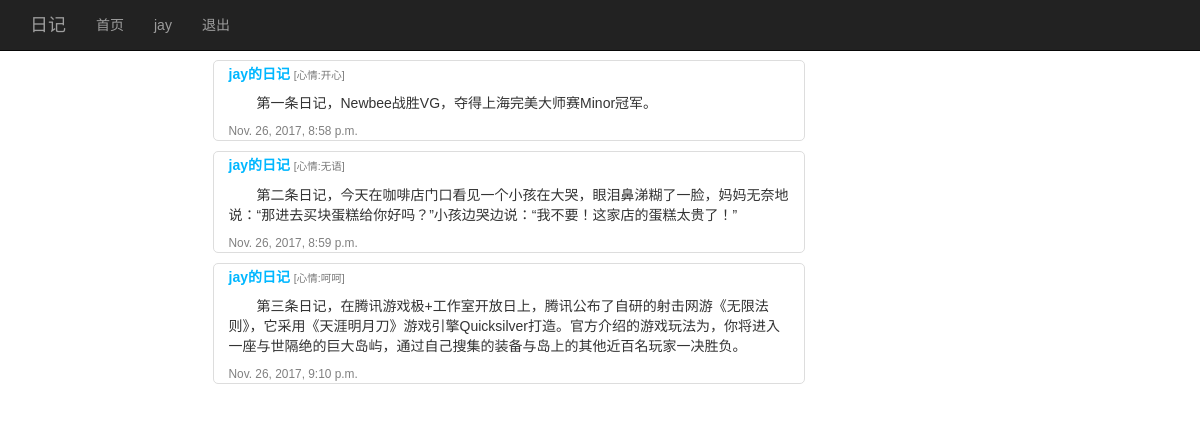
The page /diary/ (signed in) on the database its author committed.
### diary/models.py (models this page shows)
class Diary(models.Model):
    user = models.ForeignKey(User, default='')
    content = models.CharField(max_length=1000)
    pub_date = models.DateTimeField('date_published')
    mood = models.CharField(max_length=10)

### diary/views.py (the view)
def index(request):
    all_diaries = Diary.objects.all()
    if request.session.get('username'):
        username = request.session["username"]
    else:
        username = ''
    return render_to_response('diaries/index.html', {'username': username, 'all_diaries': all_diaries})

### diary/templates/diaries/index.html
{% extends "layout.html" %}
{% block content %}
    <div class="container">
        <div class="row">
            <div class="col-lg-1"></div>
            <div class="col-lg-7">
                {% if all_diaries %}
                    <ul>
                        {% for diary in all_diaries %}
                            <div id="diary-info" class="list-group-item">
                                <h5 id="diary-username"><a href="/diary/{{ diary.id }}">{{ diary.user.username }}的日记</a>
                                    <small>[心情:{{ diary.mood }}]</small>
                                </h5>
                                <p id="diary-content">{{ diary.content }}</p>
                                <small id="diary-time">{{ diary.pub_date }}</small>
                            </div>
                        {% endfor %}
                    </ul>
                {% else %}
                    <p>No diaries are available.</p>
                {% endif %}
            </div>
            <div class="col-lg-4"></div>
        </div>
    </div>
{% endblock %}

### diary/templates/diaries/layout.html (shortened to what this page needs)
<!DOCTYPE html>
<html lang="en">
<head>
    {% load static %}
    <link rel="stylesheet" href="{% static 'css/bootstrap.css' %}">
    <link rel="stylesheet" href="{% static 'css/style.css' %}">
</head>
<body>
<div class="container">
    <nav class="navbar navbar-inverse navbar-fixed-top">
        <div class="container">
            <div class="navbar-header">
                <a class="navbar-brand">日记</a>
            </div>
            <div>
                <ul class="nav navbar-nav">
                    <li><a href="/diary/">首页</a></li>
                    {% if username %}
                        <li><a href="#">{{ username }}</a></li>
                        <li><a style="float: right" href="/diary/logout">退出</a></li>
                    {% else %}
                        <li><a href="/diary/logina">登录</a></li>
                        <li><a href="#">注册</a></li>
                    {% endif %}
                </ul>
            </div>
        </div>
    </nav>
</div>
{% block content %}{% endblock %}
</body>
</html>

### diary/static/css/style.css (style rules this page uses)
body { padding: 50px; font: 14px "Lucida Grande", Helvetica, Arial, sans-serif; }
a { color: #00B7FF; }
#diary-info { background: white; margin: 10px; padding-top: 4px; padding-bottom: 2px; border: 1px solid #ddd; border-radius: 5px }
#diary-username { margin-top: 2px; font-weight: 600; }
#diary-content { text-indent: 2em; }
#diary-time { color: gray; margin-top: 0px; }

### rows shown on the page
Diary: user.username "jay", mood "开心", content "第一条日记，Newbee战胜VG，夺得上海完美大师赛Minor冠军。", pub_date "Nov. 26, 2017, 8:58 p.m."
Diary: user.username "jay", mood "无语", content "第二条日记，今天在咖啡店门口看见一个小孩在大哭，眼泪鼻涕糊了一脸，妈妈无奈地说：“那进去买块蛋糕给你好吗？”小孩边哭边说：“我不要！这家店的蛋糕太贵了！” ​​​​", pub_date "Nov. 26, 2017, 8:59 p.m."
Diary: user.username "jay", mood "呵呵", content "第三条日记，在腾讯游戏极+工作室开放日上，腾讯公布了自研的射击网游《无限法则》，它采用《天涯明月刀》游戏引擎Quicksilver打造。官方介绍的游戏玩法为，你将进入一座与世隔绝的巨大岛屿，通过自己搜集的装备与岛上的其他近百名玩家一决胜负。", pub_date "Nov. 26, 2017, 9:10 p.m."

### other values the page prints
{{ username }} "jay"
